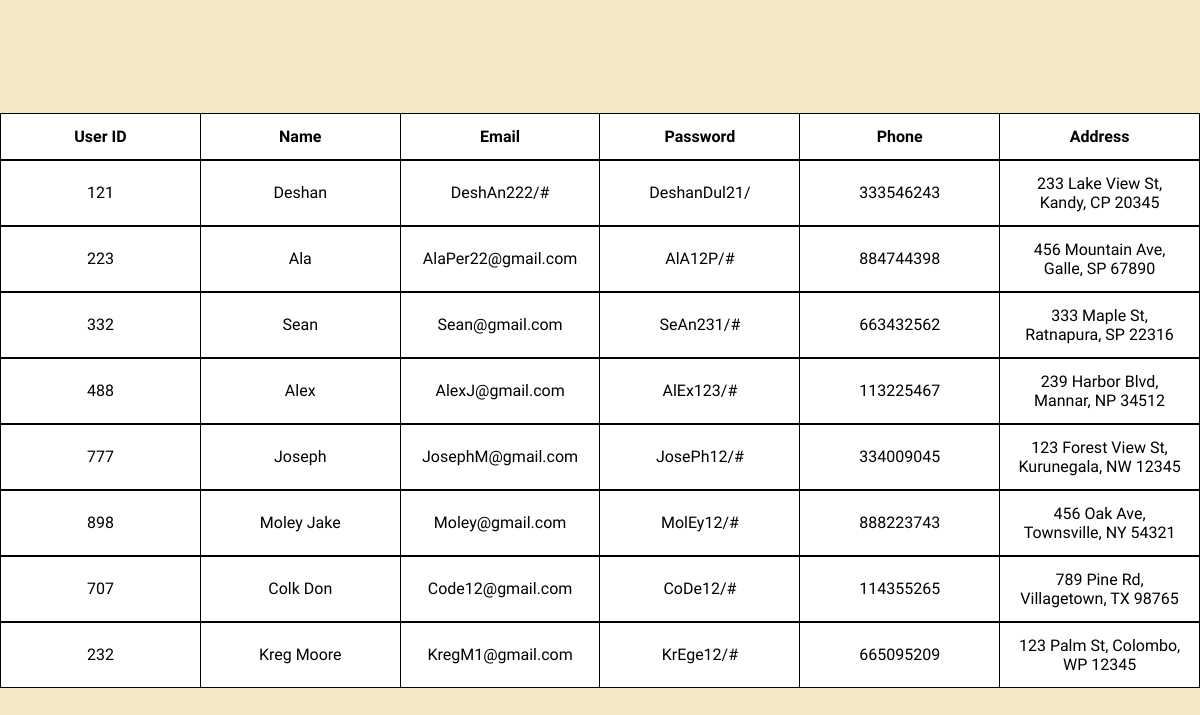
The app's page /viewCustomers.php with its own data.
### tables this page shows
CREATE TABLE IF NOT EXISTS `customers` (
  `uid` int(100) NOT NULL AUTO_INCREMENT,
  `name` char(200) NOT NULL,
  `email` varchar(100) NOT NULL,
  `password` varchar(100) NOT NULL,
  `phone` int(200) NOT NULL,
  `address` varchar(500) NOT NULL,
  PRIMARY KEY (`uid`)
);

### viewCustomers.php (the view, shortened to what this page needs)
<!DOCTYPE html>
<html lang="en">
<head>
    <link rel="stylesheet" href="https://cdnjs.cloudflare.com/ajax/libs/font-awesome/6.5.0/css/all.min.css">
    <link rel="stylesheet" href="admin.css">
</head>
<body>
    <?php
    require 'connection.php';
    $view = "SELECT uid, name, email, password, phone, address FROM customers";
    $result = mysqli_query($conn, $view);
    if(mysqli_num_rows($result) > 0){
        echo "<table border='1' style='border: #000; background-color: #fff; text-align: center;'>";
        echo "<tr>
            <th style='padding: 13px;'>User ID</th>
            <th style='padding: 13px;'>Name</th>
            <th style='padding: 13px;'>Email</th>
            <th style='padding: 13px;'>Password</th>
            <th style='padding: 13px;'>Phone</th>
            <th style='padding: 13px;'>Address</th>
            </tr>";
        while($row = mysqli_fetch_assoc($result)){
            echo "<tr>";
            echo "<td style='padding: 13px;'>" . $row['uid'] . "</td>";
            echo "<td style='padding: 13px;'>" . $row['name'] . "</td>";
            echo "<td style='padding: 13px;'>" . $row['email'] . "</td>";
            echo "<td style='padding: 13px;'>" . $row['password'] . "</td>";
            echo "<td style='padding: 13px;'>" . $row['phone'] . "</td>";
            echo "<td style='padding: 13px;'>" . $row['address'] . "</td>";
            echo "</tr>";
        }
        echo "</table>";
    }
    else{
        echo "0 results";
    }
    ?>
</body>
</html>

### admin.css (style rules this page uses)
:root { --purple: #6F4C5B; --black: #192a56; --light-color: #666; --box-shadow: 5px 5px 15px rgba(0, 0, 0, .1); }
* { font-family: 'Poppins', sans-serif; font-family: 'Work Sans', sans-serif; margin: 0; padding: 0; box-sizing: border-box; transition: all, 0.3s linear; }
body { display: flex; align-items: center; justify-content: center; width: 100%; height: 100vh; background-color: #F5E8C7; }
table { width: 100%; border-collapse: collapse; position: relative; }
tbody tr { display: table; width: 100%; table-layout: fixed; }

### records on screen
customers: uid "121", name "Deshan", email "DeshAn222/#", password "DeshanDul21/", phone "333546243", address "233 Lake View St, Kandy, CP 20345"
customers: uid "223", name "Ala", email "AlaPer22@gmail.com", password "AlA12P/#", phone "884744398", address "456 Mountain Ave, Galle, SP 67890"
customers: uid "332", name "Sean", email "Sean@gmail.com", password "SeAn231/#", phone "663432562", address "333 Maple St, Ratnapura, SP 22316"
customers: uid "488", name "Alex", email "AlexJ@gmail.com", password "AlEx123/#", phone "113225467", address "239 Harbor Blvd, Mannar, NP 34512"
customers: uid "777", name "Joseph", email "JosephM@gmail.com", password "JosePh12/#", phone "334009045", address "123 Forest View St, Kurunegala, NW 12345"
customers: uid "898", name "Moley Jake", email "Moley@gmail.com", password "MolEy12/#", phone "888223743", address "456 Oak Ave, Townsville, NY 54321"
customers: uid "707", name "Colk Don", email "Code12@gmail.com", password "CoDe12/#", phone "114355265", address "789 Pine Rd, Villagetown, TX 98765"
customers: uid "232", name "Kreg Moore", email "KregM1@gmail.com", password "KrEge12/#", phone "665095209", address "123 Palm St, Colombo, WP 12345"
